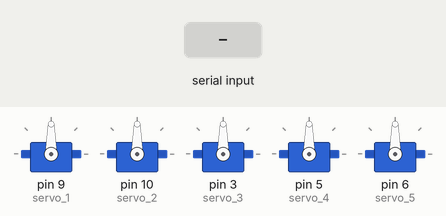
This sketch was run on a simulated Arduino Uno, built with avr-gcc and run on an emulated ATmega328P. Parts: 5 × servo. Inputs (shaded band) come from the test bench.

Above: at 1.2 s.
1.3 s: "0\n" received over Serial
At 2.1 s:
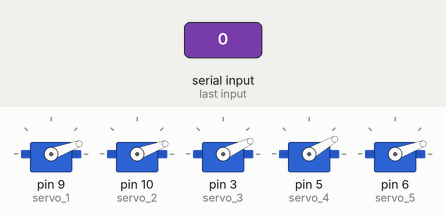
2.8 s: "70\n" received over Serial
At 3.3 s:
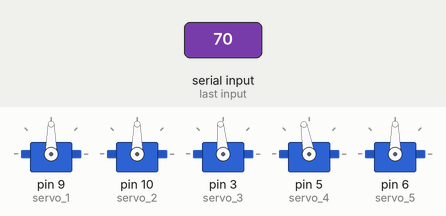
4.3 s: "0\n" received over Serial
At 5.6 s:
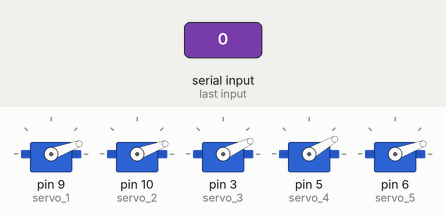
Timing chart, 0 to 7.3 s (numbered marks = the images above; inputs shaded):
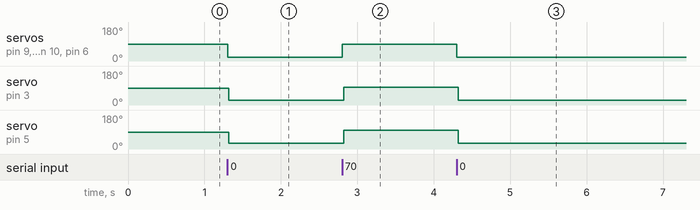

Measured:
- after the input at 1.3 s, servo on pin 9 (servo_1), servo on pin 10 (servo_2), servo on pin 6 (servo_5): 90° → 20° at once; servo on pin 3 (servo_3): 90° → 25° at once; servo on pin 5 (servo_4): 90° → 30° at once
- after the input at 2.8 s, servo on pin 9 (servo_1), servo on pin 10 (servo_2), servo on pin 6 (servo_5): 20° → 90° at once; servo on pin 3 (servo_3): 25° → 95° at once; servo on pin 5 (servo_4): 30° → 100° at once
- after the input at 4.3 s, servo on pin 9 (servo_1), servo on pin 10 (servo_2), servo on pin 6 (servo_5): 90° → 20° at once; servo on pin 3 (servo_3): 95° → 25° at once; servo on pin 5 (servo_4): 100° → 30° at once

The sketch:

receptor.ino
```cpp
#include <Servo.h>
Servo servo_1;
Servo servo_2;
Servo servo_3;
Servo servo_4;
Servo servo_5;
String inByte;
int pos;

void setup() {

  servo_1.attach(9); //meNique
  servo_2.attach(10); //anular
  servo_3.attach(3); //medio
  servo_4.attach(5); //indice
  servo_5.attach(6); //pulgar

  Serial.begin(9600);
}

void loop()
{
  if(Serial.available())  // if data available in serial port
    {
    inByte = Serial.readStringUntil('\n'); // read data until newline
    pos = inByte.toInt();   // change datatype from string to integer

    if(pos>=1000 && pos <2000)
    servo_1.write(pos-1000);

    else if (pos>=2000 && pos <3000)
    servo_2.write(pos-2000);

    else if (pos>=3000 && pos <4000)
    servo_3.write(pos-2000);

    else if (pos>=4000 && pos <5000)
    servo_4.write(pos-4000);

    else if (pos>=5000 && pos <6000)
    servo_5.write(pos-5000);

    else if(pos>=6000 && pos <7000)


      {
      servo_1.write(pos-6000+20);

      delay(500);


      servo_2.write(pos-6000+20);
    delay(500);


      servo_3.write(pos-6000+20);
    delay(500);


      servo_4.write(pos-6000+25);
    delay(500);


      servo_5.write(pos-6000+20);
    delay(500);
      }

    else if (pos==0)
   {

      servo_1.write(20);
      delay(4);
      servo_2.write(20);
    delay(4);
      servo_3.write(25);
    delay(4);
      servo_4.write(30);
    delay(4);
      servo_5.write(20);
    delay(4);


   }

   else if (pos==70)

   {

      servo_1.write(20+70);
      delay(4);
      servo_2.write(20+70);
    delay(4);
      servo_3.write(25+70);
    delay(4);
      servo_4.write(30+70);
    delay(4);
      servo_5.write(20+70);
    delay(4);


   }

    }
    //myservo.write(pos);     // move servo
    //Serial.print("Servo in position: ");
    //Serial.println(inByte);

}
```
